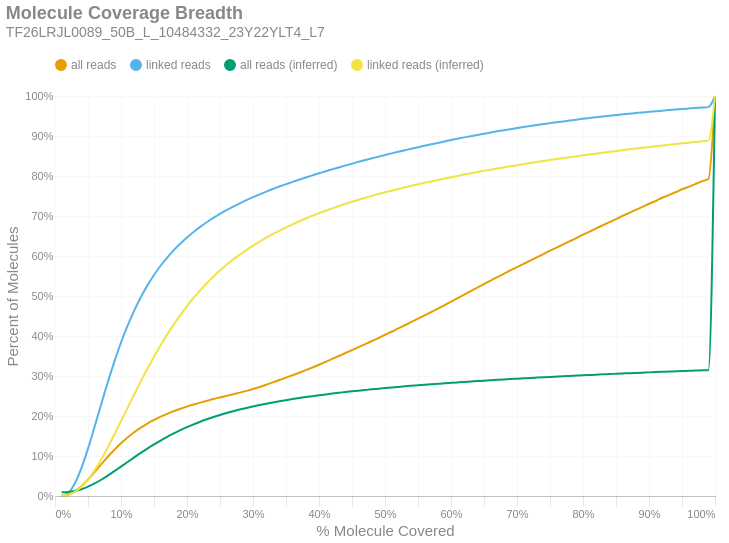

The notebook cell saved with this chart:
### Markdown cell above
### Molecule Read Coverage
This chart shows molecule coverage breadth as computed by the number of bases aligned to that molecule. In other words, "*how much of each unique long molecule is actually sequenced/aligned?*" Keep in mind there is a distinction between sequences and alignments, since some sequences belonging to a particular molecule may not align well and wouldn't appear in the alignment data. This chart also shows molecule coverage breadth as computed by the *inferred fragment* from which the aligned sequences originate. Unlike read coverage, this calculation takes into account the total insert size, including unsequenced gaps between the forward and reverse reads. Like the previous figures, these are cumulative percents.

### Code cell
if SKIPLR:
    print_html(f"Skipped")
else:
    binned_df = consolidated_hist(valids['coverage_bp'], mask, 0.01, True)
    binned_df_inf = consolidated_hist(valids['coverage_inserts'], mask, 0.01, True)
    binned_df = binned_df.with_columns(pl.lit(binned_df_inf['all reads (cumsum)']).alias('all reads (inferred)'))
    binned_df = binned_df.with_columns(pl.lit(binned_df_inf['linked reads (cumsum)']).alias('linked reads (inferred)'))
    binned_df = binned_df.with_columns(
        (pl.col('bin').cast(pl.Float64) + 0.01).alias('right_edge')
    )

    with SafeRender(binned_df):
        (
            density_plot(binned_df, 'Molecule Coverage Breadth', samplename, 'molcov', ['all reads (inferred)','linked reads (inferred)'])
            .encode(
                #x=alt.X('bin:Q', title="% Molecule Covered").axis(format = '%').scale(padding=0),
                x=alt.X('right_edge:Q', title="% Molecule Covered").axis(format='%').scale(padding=0),
                y=alt.Y('value:Q', title='Percent of Molecules')
                    .axis(format='%')
                    .stack(False)
                    .scale(domainMin=0, padding=0),
                color=alt.Color("key:N").scale(domain = ["all reads", "linked reads", "all reads (inferred)", "linked reads (inferred)"]),
                tooltip = [
                    alt.Tooltip("key:N", title = "Data Type"),
                    alt.Tooltip("range_label:N", title="% Molecule Covered"),
                    alt.Tooltip("value:Q", format = ".2%", title="% Molecules")
                ]
            )
        ).display()

### Figure 1 — Vega-Lite specification as saved in the notebook (floating-point values rounded to 4 significant figures)
{"width": "container", "height": 400, "config": {"title": {"anchor": "start", "dy": -15, "fontSize": 18, "color": "#888888", "subtitleColor": "#888888", "subtitleFontSize": 14}, "arc": {"fill": "#0072B2"}, "axis": {"domainColor": "#888888", "domainWidth": 0.5, "gridWidth": 0.2, "grid": false, "titleFontWeight": 400, "titleFontSize": 15, "labelFontSize": 11, "labelColor": "#888888", "tickColor": "#888888", "tickWidth": 0.2, "titleColor": "#888888"}, "axisBand": {"grid": false}, "axisX": {"grid": true, "tickSize": 10, "domainCap": "round"}, "axisY": {"domain": false, "grid": true, "tickSize": 0, "domainCap": "round"}, "background": "transparent", "header": {"labelFontSize": 15, "labelColor": "#888888", "titleFontSize": 15, "titleFontWeight": 600, "titleColor": "#888888"}, "legend": {"labelFont": "sans-serif", "labelFontSize": 12, "labelColor": "#888888", "symbolSize": 100, "symbolType": "circle", "titleFontSize": 12, "titlePadding": 10, "titleColor": "#888888", "title": null, "orient": "top"}, "range": {"category": ["#E69F00", "#56B4E9", "#009E73", "#F0E442", "#0072B2", "#D55E00", "#CC79A7", "#000000"], "diverging": ["#cfe8f3", "#a2d4ec", "#73bfe2", "#46abdb", "#1696d2", "#12719e"]}, "area": {"fill": "#0072B2", "fillOpacity": 0.7, "line": true, "strokeOpacity": 0.7}, "line": {"color": "#0072B2", "stroke": "#0072B2", "strokeWidth": 2}, "trail": {"color": "#0072B2", "stroke": "#0072B2", "strokeWidth": 0, "size": 1}, "point": {"filled": true, "fillOpacity": 1.0, "size": 95}, "text": {"color": "#888888", "fontSize": 11, "align": "right", "fontWeight": 400, "size": 11}, "bar": {"fill": "#0072B2", "stroke": null}, "view": {"stroke": null, "continuousWidth": 660, "continuousHeight": 400}}, "data": {"name": "data-02cca3d168b30701128956b3093923e0"}, "mark": {"type": "line", "interpolate": "monotone", "point": {"opacity": 0, "size": 275}}, "encoding": {"color": {"field": "key", "scale": {"domain": ["all reads", "linked reads", "all reads (inferred)", "linked reads (inferred)"]}, "type": "nominal"}, "tooltip": [{"field": "key", "title": "Data Type", "type": "nominal"}, {"field": "range_label", "title": "% Molecule Covered", "type": "nominal"}, {"field": "value", "format": ".2%", "title": "% Molecules", "type": "quantitative"}], "x": {"axis": {"format": "%"}, "field": "right_edge", "scale": {"padding": 0}, "title": "% Molecule Covered", "type": "quantitative"}, "y": {"axis": {"format": "%"}, "field": "value", "scale": {"domainMin": 0, "padding": 0}, "stack": false, "title": "Percent of Molecules", "type": "quantitative"}}, "params": [{"name": "param_c36ac31b6afebe62", "select": {"type": "point", "fields": ["key"]}, "bind": "legend"}], "title": {"text": "Molecule Coverage Breadth", "subtitle": "TF26LRJL0089_50B_L_10484332_23Y22YLT4_L7"}, "transform": [{"fold": ["all reads (cumsum)", "linked reads (cumsum)", "all reads (inferred)", "linked reads (inferred)"]}, {"calculate": "replace(datum.key, ' (cumsum)', '')", "as": "key"}, {"filter": {"param": "param_c36ac31b6afebe62"}}], "usermeta": {"embedOptions": {"downloadFileName": "TF26LRJL0089_50B_L_10484332_23Y22YLT4_L7.molcov"}}, "$schema": "https://vega.github.io/schema/vega-lite/v6.4.1.json", "datasets": {"data-02cca3d168b30701128956b3093923e0": [{"bin": "0.0", "interval": "0.0-0.01", "all reads": 0.0001654, "linked reads": 0.0003079, "all reads (cumsum)": 0.0001654, "linked reads (cumsum)": 0.0003079, "range_label": "0.0-0.01", "all reads (inferred)": 0.009491, "linked reads (inferred)": 0.001651, "right_edge": 0.01}, {"bin": "0.01", "interval": "0.01-0.02", "all reads": 0.002688, "linked reads": 0.007301, "all reads (cumsum)": 0.002853, "linked reads (cumsum)": 0.007609, "range_label": "0.01-0.02", "all reads (inferred)": 0.01022, "linked reads (inferred)": 0.003487, "right_edge": 0.02}, {"bin": "0.02", "interval": "0.02-0.03", "all reads": 0.008247, "linked reads": 0.02358, "all reads (cumsum)": 0.0111, "linked reads (cumsum)": 0.03119, "range_label": "0.02-0.03", "all reads (inferred)": 0.01262, "linked reads (inferred)": 0.01017, "right_edge": 0.03}, {"bin": "0.03", "interval": "0.03-0.04", "all reads": 0.01324, "linked reads": 0.03837, "all reads (cumsum)": 0.02434, "linked reads (cumsum)": 0.06955, "range_label": "0.03-0.04", "all reads (inferred)": 0.01703, "linked reads (inferred)": 0.02278, "right_edge": 0.04}, {"bin": "0.04", "interval": "0.04-0.05", "all reads": 0.01684, "linked reads": 0.049, "all reads (cumsum)": 0.04118, "linked reads (cumsum)": 0.1186, "range_label": "0.04-0.05", "all reads (inferred)": 0.02338, "linked reads (inferred)": 0.04095, "right_edge": 0.05}, {"bin": "0.05", "interval": "0.05-0.06", "all reads": 0.01881, "linked reads": 0.05482, "all reads (cumsum)": 0.05999, "linked reads (cumsum)": 0.1734, "range_label": "0.05-0.06", "all reads (inferred)": 0.03132, "linked reads (inferred)": 0.06396, "right_edge": 0.06}, {"bin": "0.06", "interval": "0.06-0.07", "all reads": 0.01914, "linked reads": 0.05586, "all reads (cumsum)": 0.07912, "linked reads (cumsum)": 0.2292, "range_label": "0.06-0.07", "all reads (inferred)": 0.04066, "linked reads (inferred)": 0.09112, "right_edge": 0.07}, {"bin": "0.07", "interval": "0.07-0.08", "all reads": 0.01901, "linked reads": 0.0555, "all reads (cumsum)": 0.09813, "linked reads (cumsum)": 0.2847, "range_label": "0.07-0.08", "all reads (inferred)": 0.05111, "linked reads (inferred)": 0.1215, "right_edge": 0.08}, {"bin": "0.08", "interval": "0.08-0.09", "all reads": 0.01757, "linked reads": 0.0513, "all reads (cumsum)": 0.1157, "linked reads (cumsum)": 0.336, "range_label": "0.08-0.09", "all reads (inferred)": 0.06212, "linked reads (inferred)": 0.1536, "right_edge": 0.09}, {"bin": "0.09", "interval": "0.09-0.1", "all reads": 0.01636, "linked reads": 0.04775, "all reads (cumsum)": 0.1321, "linked reads (cumsum)": 0.3838, "range_label": "0.09-0.1", "all reads (inferred)": 0.0736, "linked reads (inferred)": 0.1871, "right_edge": 0.1}, {"bin": "0.1", "interval": "0.1-0.11", "all reads": 0.01439, "linked reads": 0.04198, "all reads (cumsum)": 0.1464, "linked reads (cumsum)": 0.4258, "range_label": "0.1-0.11", "all reads (inferred)": 0.08501, "linked reads (inferred)": 0.2204, "right_edge": 0.11}, {"bin": "0.11", "interval": "0.11-0.12", "all reads": 0.01294, "linked reads": 0.03768, "all reads (cumsum)": 0.1594, "linked reads (cumsum)": 0.4634, "range_label": "0.11-0.12", "all reads (inferred)": 0.09639, "linked reads (inferred)": 0.2536, "right_edge": 0.12}, {"bin": "0.12", "interval": "0.12-0.13", "all reads": 0.01147, "linked reads": 0.03331, "all reads (cumsum)": 0.1709, "linked reads (cumsum)": 0.4968, "range_label": "0.12-0.13", "all reads (inferred)": 0.1077, "linked reads (inferred)": 0.2866, "right_edge": 0.13}, {"bin": "0.13", "interval": "0.13-0.14", "all reads": 0.01029, "linked reads": 0.02981, "all reads (cumsum)": 0.1812, "linked reads (cumsum)": 0.5266, "range_label": "0.13-0.14", "all reads (inferred)": 0.1184, "linked reads (inferred)": 0.318, "right_edge": 0.14}, {"bin": "0.14", "interval": "0.14-0.15", "all reads": 0.009051, "linked reads": 0.02607, "all reads (cumsum)": 0.1902, "linked reads (cumsum)": 0.5526, "range_label": "0.14-0.15", "all reads (inferred)": 0.1288, "linked reads (inferred)": 0.3483, "right_edge": 0.15}, {"bin": "0.15", "interval": "0.15-0.16", "all reads": 0.008052, "linked reads": 0.02305, "all reads (cumsum)": 0.1983, "linked reads (cumsum)": 0.5757, "range_label": "0.15-0.16", "all reads (inferred)": 0.1386, "linked reads (inferred)": 0.3768, "right_edge": 0.16}, {"bin": "0.16", "interval": "0.16-0.17", "all reads": 0.007222, "linked reads": 0.02048, "all reads (cumsum)": 0.2055, "linked reads (cumsum)": 0.5962, "range_label": "0.16-0.17", "all reads (inferred)": 0.1479, "linked reads (inferred)": 0.4041, "right_edge": 0.17}, {"bin": "0.17", "interval": "0.17-0.18", "all reads": 0.006571, "linked reads": 0.01848, "all reads (cumsum)": 0.2121, "linked reads (cumsum)": 0.6146, "range_label": "0.17-0.18", "all reads (inferred)": 0.1565, "linked reads (inferred)": 0.4291, "right_edge": 0.18}, {"bin": "0.18", "interval": "0.18-0.19", "all reads": 0.005944, "linked reads": 0.01653, "all reads (cumsum)": 0.218, "linked reads (cumsum)": 0.6312, "range_label": "0.18-0.19", "all reads (inferred)": 0.1645, "linked reads (inferred)": 0.4526, "right_edge": 0.19}, {"bin": "0.19", "interval": "0.19-0.2", "all reads": 0.005542, "linked reads": 0.01521, "all reads (cumsum)": 0.2235, "linked reads (cumsum)": 0.6464, "range_label": "0.19-0.2", "all reads (inferred)": 0.1722, "linked reads (inferred)": 0.4749, "right_edge": 0.2}, {"bin": "0.2", "interval": "0.2-0.21", "all reads": 0.005063, "linked reads": 0.01375, "all reads (cumsum)": 0.2286, "linked reads (cumsum)": 0.6601, "range_label": "0.2-0.21", "all reads (inferred)": 0.1791, "linked reads (inferred)": 0.4952, "right_edge": 0.21}, {"bin": "0.21", "interval": "0.21-0.22", "all reads": 0.004748, "linked reads": 0.01263, "all reads (cumsum)": 0.2333, "linked reads (cumsum)": 0.6728, "range_label": "0.21-0.22", "all reads (inferred)": 0.1856, "linked reads (inferred)": 0.5141, "right_edge": 0.22}, {"bin": "0.22", "interval": "0.22-0.23", "all reads": 0.004537, "linked reads": 0.0117, "all reads (cumsum)": 0.2379, "linked reads (cumsum)": 0.6845, "range_label": "0.22-0.23", "all reads (inferred)": 0.1917, "linked reads (inferred)": 0.5319, "right_edge": 0.23}, {"bin": "0.23", "interval": "0.23-0.24", "all reads": 0.00445, "linked reads": 0.01107, "all reads (cumsum)": 0.2423, "linked reads (cumsum)": 0.6955, "range_label": "0.23-0.24", "all reads (inferred)": 0.1974, "linked reads (inferred)": 0.5484, "right_edge": 0.24}, {"bin": "0.24", "interval": "0.24-0.25", "all reads": 0.004098, "linked reads": 0.009903, "all reads (cumsum)": 0.2464, "linked reads (cumsum)": 0.7054, "range_label": "0.24-0.25", "all reads (inferred)": 0.2026, "linked reads (inferred)": 0.5638, "right_edge": 0.25}, {"bin": "0.25", "interval": "0.25-0.26", "all reads": 0.003944, "linked reads": 0.009316, "all reads (cumsum)": 0.2504, "linked reads (cumsum)": 0.7147, "range_label": "0.25-0.26", "all reads (inferred)": 0.2075, "linked reads (inferred)": 0.5779, "right_edge": 0.26}, {"bin": "0.26", "interval": "0.26-0.27", "all reads": 0.003962, "linked reads": 0.008761, "all reads (cumsum)": 0.2543, "linked reads (cumsum)": 0.7235, "range_label": "0.26-0.27", "all reads (inferred)": 0.212, "linked reads (inferred)": 0.5911, "right_edge": 0.27}, {"bin": "0.27", "interval": "0.27-0.28", "all reads": 0.004146, "linked reads": 0.008261, "all reads (cumsum)": 0.2585, "linked reads (cumsum)": 0.7318, "range_label": "0.27-0.28", "all reads (inferred)": 0.2162, "linked reads (inferred)": 0.6033, "right_edge": 0.28}, {"bin": "0.28", "interval": "0.28-0.29", "all reads": 0.004374, "linked reads": 0.007797, "all reads (cumsum)": 0.2629, "linked reads (cumsum)": 0.7396, "range_label": "0.28-0.29", "all reads (inferred)": 0.2202, "linked reads (inferred)": 0.6149, "right_edge": 0.29}, {"bin": "0.29", "interval": "0.29-0.3", "all reads": 0.004708, "linked reads": 0.007505, "all reads (cumsum)": 0.2676, "linked reads (cumsum)": 0.7471, "range_label": "0.29-0.3", "all reads (inferred)": 0.2239, "linked reads (inferred)": 0.6257, "right_edge": 0.3}, {"bin": "0.3", "interval": "0.3-0.31", "all reads": 0.005082, "linked reads": 0.006974, "all reads (cumsum)": 0.2726, "linked reads (cumsum)": 0.754, "range_label": "0.3-0.31", "all reads (inferred)": 0.2274, "linked reads (inferred)": 0.6361, "right_edge": 0.31}, {"bin": "0.31", "interval": "0.31-0.32", "all reads": 0.005559, "linked reads": 0.006931, "all reads (cumsum)": 0.2782, "linked reads (cumsum)": 0.761, "range_label": "0.31-0.32", "all reads (inferred)": 0.2308, "linked reads (inferred)": 0.6458, "right_edge": 0.32}, {"bin": "0.32", "interval": "0.32-0.33", "all reads": 0.005952, "linked reads": 0.006652, "all reads (cumsum)": 0.2842, "linked reads (cumsum)": 0.7676, "range_label": "0.32-0.33", "all reads (inferred)": 0.2338, "linked reads (inferred)": 0.6547, "right_edge": 0.33}, {"bin": "0.33", "interval": "0.33-0.34", "all reads": 0.005801, "linked reads": 0.006083, "all reads (cumsum)": 0.29, "linked reads (cumsum)": 0.7737, "range_label": "0.33-0.34", "all reads (inferred)": 0.2367, "linked reads (inferred)": 0.6632, "right_edge": 0.34}, {"bin": "0.34", "interval": "0.34-0.35", "all reads": 0.006003, "linked reads": 0.005919, "all reads (cumsum)": 0.296, "linked reads (cumsum)": 0.7796, "range_label": "0.34-0.35", "all reads (inferred)": 0.2396, "linked reads (inferred)": 0.6715, "right_edge": 0.35}, {"bin": "0.35", "interval": "0.35-0.36", "all reads": 0.006061, "linked reads": 0.005759, "all reads (cumsum)": 0.302, "linked reads (cumsum)": 0.7854, "range_label": "0.35-0.36", "all reads (inferred)": 0.2423, "linked reads (inferred)": 0.6792, "right_edge": 0.36}, {"bin": "0.36", "interval": "0.36-0.37", "all reads": 0.006247, "linked reads": 0.005403, "all reads (cumsum)": 0.3083, "linked reads (cumsum)": 0.7908, "range_label": "0.36-0.37", "all reads (inferred)": 0.2449, "linked reads (inferred)": 0.6868, "right_edge": 0.37}, {"bin": "0.37", "interval": "0.37-0.38", "all reads": 0.006343, "linked reads": 0.00548, "all reads (cumsum)": 0.3146, "linked reads (cumsum)": 0.7963, "range_label": "0.37-0.38", "all reads (inferred)": 0.2473, "linked reads (inferred)": 0.6938, "right_edge": 0.38}, {"bin": "0.38", "interval": "0.38-0.39", "all reads": 0.006573, "linked reads": 0.00525, "all reads (cumsum)": 0.3212, "linked reads (cumsum)": 0.8015, "range_label": "0.38-0.39", "all reads (inferred)": 0.2496, "linked reads (inferred)": 0.7007, "right_edge": 0.39}, {"bin": "0.39", "interval": "0.39-0.4", "all reads": 0.006908, "linked reads": 0.005327, "all reads (cumsum)": 0.3281, "linked reads (cumsum)": 0.8068, "range_label": "0.39-0.4", "all reads (inferred)": 0.2518, "linked reads (inferred)": 0.7071, "right_edge": 0.4}, {"bin": "0.4", "interval": "0.4-0.41", "all reads": 0.007103, "linked reads": 0.004955, "all reads (cumsum)": 0.3352, "linked reads (cumsum)": 0.8118, "range_label": "0.4-0.41", "all reads (inferred)": 0.2539, "linked reads (inferred)": 0.7131, "right_edge": 0.41}, {"bin": "0.41", "interval": "0.41-0.42", "all reads": 0.007481, "linked reads": 0.004836, "all reads (cumsum)": 0.3427, "linked reads (cumsum)": 0.8166, "range_label": "0.41-0.42", "all reads (inferred)": 0.256, "linked reads (inferred)": 0.7192, "right_edge": 0.42}, {"bin": "0.42", "interval": "0.42-0.43", "all reads": 0.007414, "linked reads": 0.004811, "all reads (cumsum)": 0.3501, "linked reads (cumsum)": 0.8215, "range_label": "0.42-0.43", "all reads (inferred)": 0.258, "linked reads (inferred)": 0.7249, "right_edge": 0.43}, {"bin": "0.43", "interval": "0.43-0.44", "all reads": 0.00733, "linked reads": 0.004636, "all reads (cumsum)": 0.3574, "linked reads (cumsum)": 0.8261, "range_label": "0.43-0.44", "all reads (inferred)": 0.2599, "linked reads (inferred)": 0.7305, "right_edge": 0.44}, {"bin": "0.44", "interval": "0.44-0.45", "all reads": 0.007369, "linked reads": 0.004628, "all reads (cumsum)": 0.3648, "linked reads (cumsum)": 0.8307, "range_label": "0.44-0.45", "all reads (inferred)": 0.2616, "linked reads (inferred)": 0.7355, "right_edge": 0.45}, {"bin": "0.45", "interval": "0.45-0.46", "all reads": 0.007401, "linked reads": 0.004736, "all reads (cumsum)": 0.3722, "linked reads (cumsum)": 0.8354, "range_label": "0.45-0.46", "all reads (inferred)": 0.2634, "linked reads (inferred)": 0.7406, "right_edge": 0.46}, {"bin": "0.46", "interval": "0.46-0.47", "all reads": 0.007453, "linked reads": 0.004555, "all reads (cumsum)": 0.3796, "linked reads (cumsum)": 0.84, "range_label": "0.46-0.47", "all reads (inferred)": 0.2651, "linked reads (inferred)": 0.7455, "right_edge": 0.47}, {"bin": "0.47", "interval": "0.47-0.48", "all reads": 0.007546, "linked reads": 0.004201, "all reads (cumsum)": 0.3872, "linked reads (cumsum)": 0.8442, "range_label": "0.47-0.48", "all reads (inferred)": 0.2667, "linked reads (inferred)": 0.7503, "right_edge": 0.48}, {"bin": "0.48", "interval": "0.48-0.49", "all reads": 0.007494, "linked reads": 0.004114, "all reads (cumsum)": 0.3947, "linked reads (cumsum)": 0.8483, "range_label": "0.48-0.49", "all reads (inferred)": 0.2683, "linked reads (inferred)": 0.7548, "right_edge": 0.49}, {"bin": "0.49", "interval": "0.49-0.5", "all reads": 0.008433, "linked reads": 0.004312, "all reads (cumsum)": 0.4031, "linked reads (cumsum)": 0.8526, "range_label": "0.49-0.5", "all reads (inferred)": 0.2698, "linked reads (inferred)": 0.7593, "right_edge": 0.5}, {"bin": "0.5", "interval": "0.5-0.51", "all reads": 0.007522, "linked reads": 0.003968, "all reads (cumsum)": 0.4106, "linked reads (cumsum)": 0.8566, "range_label": "0.5-0.51", "all reads (inferred)": 0.2712, "linked reads (inferred)": 0.7634, "right_edge": 0.51}, {"bin": "0.51", "interval": "0.51-0.52", "all reads": 0.008228, "linked reads": 0.003924, "all reads (cumsum)": 0.4189, "linked reads (cumsum)": 0.8605, "range_label": "0.51-0.52", "all reads (inferred)": 0.2727, "linked reads (inferred)": 0.7675, "right_edge": 0.52}, {"bin": "0.52", "interval": "0.52-0.53", "all reads": 0.008008, "linked reads": 0.003856, "all reads (cumsum)": 0.4269, "linked reads (cumsum)": 0.8644, "range_label": "0.52-0.53", "all reads (inferred)": 0.2741, "linked reads (inferred)": 0.7717, "right_edge": 0.53}, {"bin": "0.53", "interval": "0.53-0.54", "all reads": 0.008241, "linked reads": 0.003847, "all reads (cumsum)": 0.4351, "linked reads (cumsum)": 0.8682, "range_label": "0.53-0.54", "all reads (inferred)": 0.2755, "linked reads (inferred)": 0.7756, "right_edge": 0.54}, {"bin": "0.54", "interval": "0.54-0.55", "all reads": 0.008128, "linked reads": 0.003799, "all reads (cumsum)": 0.4432, "linked reads (cumsum)": 0.872, "range_label": "0.54-0.55", "all reads (inferred)": 0.2768, "linked reads (inferred)": 0.7794, "right_edge": 0.55}, {"bin": "0.55", "interval": "0.55-0.56", "all reads": 0.008469, "linked reads": 0.003712, "all reads (cumsum)": 0.4517, "linked reads (cumsum)": 0.8757, "range_label": "0.55-0.56", "all reads (inferred)": 0.278, "linked reads (inferred)": 0.783, "right_edge": 0.56}, {"bin": "0.56", "interval": "0.56-0.57", "all reads": 0.008272, "linked reads": 0.003483, "all reads (cumsum)": 0.46, "linked reads (cumsum)": 0.8792, "range_label": "0.56-0.57", "all reads (inferred)": 0.2792, "linked reads (inferred)": 0.7865, "right_edge": 0.57}, {"bin": "0.57", "interval": "0.57-0.58", "all reads": 0.008264, "linked reads": 0.003498, "all reads (cumsum)": 0.4682, "linked reads (cumsum)": 0.8827, "range_label": "0.57-0.58", "all reads (inferred)": 0.2805, "linked reads (inferred)": 0.79, "right_edge": 0.58}, {"bin": "0.58", "interval": "0.58-0.59", "all reads": 0.008557, "linked reads": 0.003581, "all reads (cumsum)": 0.4768, "linked reads (cumsum)": 0.8863, "range_label": "0.58-0.59", "all reads (inferred)": 0.2817, "linked reads (inferred)": 0.7936, "right_edge": 0.59}, {"bin": "0.59", "interval": "0.59-0.6", "all reads": 0.008937, "linked reads": 0.003523, "all reads (cumsum)": 0.4857, "linked reads (cumsum)": 0.8898, "range_label": "0.59-0.6", "all reads (inferred)": 0.2829, "linked reads (inferred)": 0.797, "right_edge": 0.6}, {"bin": "0.6", "interval": "0.6-0.61", "all reads": 0.008668, "linked reads": 0.003362, "all reads (cumsum)": 0.4944, "linked reads (cumsum)": 0.8932, "range_label": "0.6-0.61", "all reads (inferred)": 0.284, "linked reads (inferred)": 0.8003, "right_edge": 0.61}, {"bin": "0.61", "interval": "0.61-0.62", "all reads": 0.00911, "linked reads": 0.003337, "all reads (cumsum)": 0.5035, "linked reads (cumsum)": 0.8965, "range_label": "0.61-0.62", "all reads (inferred)": 0.2852, "linked reads (inferred)": 0.8036, "right_edge": 0.62}, {"bin": "0.62", "interval": "0.62-0.63", "all reads": 0.008757, "linked reads": 0.003065, "all reads (cumsum)": 0.5123, "linked reads (cumsum)": 0.8996, "range_label": "0.62-0.63", "all reads (inferred)": 0.2862, "linked reads (inferred)": 0.8067, "right_edge": 0.63}, {"bin": "0.63", "interval": "0.63-0.64", "all reads": 0.008806, "linked reads": 0.003119, "all reads (cumsum)": 0.5211, "linked reads (cumsum)": 0.9027, "range_label": "0.63-0.64", "all reads (inferred)": 0.2873, "linked reads (inferred)": 0.8098, "right_edge": 0.64}, {"bin": "0.64", "interval": "0.64-0.65", "all reads": 0.008523, "linked reads": 0.002937, "all reads (cumsum)": 0.5296, "linked reads (cumsum)": 0.9056, "range_label": "0.64-0.65", "all reads (inferred)": 0.2884, "linked reads (inferred)": 0.8129, "right_edge": 0.65}, {"bin": "0.65", "interval": "0.65-0.66", "all reads": 0.008928, "linked reads": 0.00306, "all reads (cumsum)": 0.5385, "linked reads (cumsum)": 0.9087, "range_label": "0.65-0.66", "all reads (inferred)": 0.2894, "linked reads (inferred)": 0.8157, "right_edge": 0.66}, {"bin": "0.66", "interval": "0.66-0.67", "all reads": 0.008426, "linked reads": 0.002908, "all reads (cumsum)": 0.547, "linked reads (cumsum)": 0.9116, "range_label": "0.66-0.67", "all reads (inferred)": 0.2903, "linked reads (inferred)": 0.8185, "right_edge": 0.67}, {"bin": "0.67", "interval": "0.67-0.68", "all reads": 0.008471, "linked reads": 0.002704, "all reads (cumsum)": 0.5554, "linked reads (cumsum)": 0.9143, "range_label": "0.67-0.68", "all reads (inferred)": 0.2913, "linked reads (inferred)": 0.8214, "right_edge": 0.68}, {"bin": "0.68", "interval": "0.68-0.69", "all reads": 0.008451, "linked reads": 0.002684, "all reads (cumsum)": 0.5639, "linked reads (cumsum)": 0.917, "range_label": "0.68-0.69", "all reads (inferred)": 0.2923, "linked reads (inferred)": 0.8242, "right_edge": 0.69}, {"bin": "0.69", "interval": "0.69-0.7", "all reads": 0.008379, "linked reads": 0.002729, "all reads (cumsum)": 0.5723, "linked reads (cumsum)": 0.9197, "range_label": "0.69-0.7", "all reads (inferred)": 0.2932, "linked reads (inferred)": 0.8269, "right_edge": 0.7}, {"bin": "0.7", "interval": "0.7-0.71", "all reads": 0.008079, "linked reads": 0.002661, "all reads (cumsum)": 0.5803, "linked reads (cumsum)": 0.9224, "range_label": "0.7-0.71", "all reads (inferred)": 0.2942, "linked reads (inferred)": 0.8296, "right_edge": 0.71}, {"bin": "0.71", "interval": "0.71-0.72", "all reads": 0.00813, "linked reads": 0.002611, "all reads (cumsum)": 0.5885, "linked reads (cumsum)": 0.925, "range_label": "0.71-0.72", "all reads (inferred)": 0.2951, "linked reads (inferred)": 0.8323, "right_edge": 0.72}, {"bin": "0.72", "interval": "0.72-0.73", "all reads": 0.008304, "linked reads": 0.00244, "all reads (cumsum)": 0.5968, "linked reads (cumsum)": 0.9274, "range_label": "0.72-0.73", "all reads (inferred)": 0.296, "linked reads (inferred)": 0.8349, "right_edge": 0.73}, {"bin": "0.73", "interval": "0.73-0.74", "all reads": 0.007999, "linked reads": 0.002278, "all reads (cumsum)": 0.6048, "linked reads (cumsum)": 0.9297, "range_label": "0.73-0.74", "all reads (inferred)": 0.2969, "linked reads (inferred)": 0.8374, "right_edge": 0.74}, {"bin": "0.74", "interval": "0.74-0.75", "all reads": 0.008443, "linked reads": 0.002469, "all reads (cumsum)": 0.6132, "linked reads (cumsum)": 0.9322, "range_label": "0.74-0.75", "all reads (inferred)": 0.2978, "linked reads (inferred)": 0.8399, "right_edge": 0.75}, {"bin": "0.75", "interval": "0.75-0.76", "all reads": 0.007868, "linked reads": 0.002169, "all reads (cumsum)": 0.6211, "linked reads (cumsum)": 0.9344, "range_label": "0.75-0.76", "all reads (inferred)": 0.2986, "linked reads (inferred)": 0.8423, "right_edge": 0.76}, {"bin": "0.76", "interval": "0.76-0.77", "all reads": 0.008022, "linked reads": 0.002169, "all reads (cumsum)": 0.6291, "linked reads (cumsum)": 0.9365, "range_label": "0.76-0.77", "all reads (inferred)": 0.2994, "linked reads (inferred)": 0.8446, "right_edge": 0.77}, {"bin": "0.77", "interval": "0.77-0.78", "all reads": 0.007842, "linked reads": 0.00214, "all reads (cumsum)": 0.637, "linked reads (cumsum)": 0.9387, "range_label": "0.77-0.78", "all reads (inferred)": 0.3002, "linked reads (inferred)": 0.847, "right_edge": 0.78}, {"bin": "0.78", "interval": "0.78-0.79", "all reads": 0.00796, "linked reads": 0.00213, "all reads (cumsum)": 0.6449, "linked reads (cumsum)": 0.9408, "range_label": "0.78-0.79", "all reads (inferred)": 0.301, "linked reads (inferred)": 0.8493, "right_edge": 0.79}, {"bin": "0.79", "interval": "0.79-0.8", "all reads": 0.008426, "linked reads": 0.002174, "all reads (cumsum)": 0.6533, "linked reads (cumsum)": 0.943, "range_label": "0.79-0.8", "all reads (inferred)": 0.3018, "linked reads (inferred)": 0.8516, "right_edge": 0.8}, {"bin": "0.8", "interval": "0.8-0.81", "all reads": 0.007657, "linked reads": 0.001984, "all reads (cumsum)": 0.661, "linked reads (cumsum)": 0.945, "range_label": "0.8-0.81", "all reads (inferred)": 0.3026, "linked reads (inferred)": 0.8538, "right_edge": 0.81}, {"bin": "0.81", "interval": "0.81-0.82", "all reads": 0.007886, "linked reads": 0.001953, "all reads (cumsum)": 0.6689, "linked reads (cumsum)": 0.9469, "range_label": "0.81-0.82", "all reads (inferred)": 0.3034, "linked reads (inferred)": 0.856, "right_edge": 0.82}, {"bin": "0.82", "interval": "0.82-0.83", "all reads": 0.008008, "linked reads": 0.001824, "all reads (cumsum)": 0.6769, "linked reads (cumsum)": 0.9487, "range_label": "0.82-0.83", "all reads (inferred)": 0.3041, "linked reads (inferred)": 0.8583, "right_edge": 0.83}, {"bin": "0.83", "interval": "0.83-0.84", "all reads": 0.007781, "linked reads": 0.001865, "all reads (cumsum)": 0.6847, "linked reads (cumsum)": 0.9506, "range_label": "0.83-0.84", "all reads (inferred)": 0.3049, "linked reads (inferred)": 0.8604, "right_edge": 0.84}, {"bin": "0.84", "interval": "0.84-0.85", "all reads": 0.007731, "linked reads": 0.001755, "all reads (cumsum)": 0.6924, "linked reads (cumsum)": 0.9524, "range_label": "0.84-0.85", "all reads (inferred)": 0.3056, "linked reads (inferred)": 0.8625, "right_edge": 0.85}, {"bin": "0.85", "interval": "0.85-0.86", "all reads": 0.00784, "linked reads": 0.00173, "all reads (cumsum)": 0.7002, "linked reads (cumsum)": 0.9541, "range_label": "0.85-0.86", "all reads (inferred)": 0.3063, "linked reads (inferred)": 0.8646, "right_edge": 0.86}, {"bin": "0.86", "interval": "0.86-0.87", "all reads": 0.007517, "linked reads": 0.001643, "all reads (cumsum)": 0.7078, "linked reads (cumsum)": 0.9557, "range_label": "0.86-0.87", "all reads (inferred)": 0.3071, "linked reads (inferred)": 0.8667, "right_edge": 0.87}, {"bin": "0.87", "interval": "0.87-0.88", "all reads": 0.007685, "linked reads": 0.001545, "all reads (cumsum)": 0.7154, "linked reads (cumsum)": 0.9573, "range_label": "0.87-0.88", "all reads (inferred)": 0.3078, "linked reads (inferred)": 0.8687, "right_edge": 0.88}, {"bin": "0.88", "interval": "0.88-0.89", "all reads": 0.007444, "linked reads": 0.001528, "all reads (cumsum)": 0.7229, "linked reads (cumsum)": 0.9588, "range_label": "0.88-0.89", "all reads (inferred)": 0.3084, "linked reads (inferred)": 0.8706, "right_edge": 0.89}, {"bin": "0.89", "interval": "0.89-0.9", "all reads": 0.007648, "linked reads": 0.00163, "all reads (cumsum)": 0.7305, "linked reads (cumsum)": 0.9604, "range_label": "0.89-0.9", "all reads (inferred)": 0.3091, "linked reads (inferred)": 0.8725, "right_edge": 0.9}, {"bin": "0.9", "interval": "0.9-0.91", "all reads": 0.006973, "linked reads": 0.001443, "all reads (cumsum)": 0.7375, "linked reads (cumsum)": 0.9619, "range_label": "0.9-0.91", "all reads (inferred)": 0.3097, "linked reads (inferred)": 0.8744, "right_edge": 0.91}, {"bin": "0.91", "interval": "0.91-0.92", "all reads": 0.008084, "linked reads": 0.001432, "all reads (cumsum)": 0.7456, "linked reads (cumsum)": 0.9633, "range_label": "0.91-0.92", "all reads (inferred)": 0.3104, "linked reads (inferred)": 0.8762, "right_edge": 0.92}, {"bin": "0.92", "interval": "0.92-0.93", "all reads": 0.006573, "linked reads": 0.001403, "all reads (cumsum)": 0.7522, "linked reads (cumsum)": 0.9647, "range_label": "0.92-0.93", "all reads (inferred)": 0.311, "linked reads (inferred)": 0.878, "right_edge": 0.93}, {"bin": "0.93", "interval": "0.93-0.94", "all reads": 0.007134, "linked reads": 0.001368, "all reads (cumsum)": 0.7593, "linked reads (cumsum)": 0.9661, "range_label": "0.93-0.94", "all reads (inferred)": 0.3116, "linked reads (inferred)": 0.8798, "right_edge": 0.94}, {"bin": "0.94", "interval": "0.94-0.95", "all reads": 0.007498, "linked reads": 0.001412, "all reads (cumsum)": 0.7668, "linked reads (cumsum)": 0.9675, "range_label": "0.94-0.95", "all reads (inferred)": 0.3123, "linked reads (inferred)": 0.8817, "right_edge": 0.95}, {"bin": "0.95", "interval": "0.95-0.96", "all reads": 0.006121, "linked reads": 0.001237, "all reads (cumsum)": 0.7729, "linked reads (cumsum)": 0.9687, "range_label": "0.95-0.96", "all reads (inferred)": 0.3129, "linked reads (inferred)": 0.8834, "right_edge": 0.96}, {"bin": "0.96", "interval": "0.96-0.97", "all reads": 0.006932, "linked reads": 0.001241, "all reads (cumsum)": 0.7798, "linked reads (cumsum)": 0.97, "range_label": "0.96-0.97", "all reads (inferred)": 0.3135, "linked reads (inferred)": 0.8852, "right_edge": 0.97}, {"bin": "0.97", "interval": "0.97-0.98", "all reads": 0.006844, "linked reads": 0.00108, "all reads (cumsum)": 0.7867, "linked reads (cumsum)": 0.971, "range_label": "0.97-0.98", "all reads (inferred)": 0.3141, "linked reads (inferred)": 0.8868, "right_edge": 0.98}, {"bin": "0.98", "interval": "0.98-0.99", "all reads": 0.005779, "linked reads": 0.001135, "all reads (cumsum)": 0.7925, "linked reads (cumsum)": 0.9722, "range_label": "0.98-0.99", "all reads (inferred)": 0.3146, "linked reads (inferred)": 0.8884, "right_edge": 0.99}, {"bin": "0.99", "interval": "0.99-1.0", "all reads": 0.2075, "linked reads": 0.02782, "all reads (cumsum)": 1.0, "linked reads (cumsum)": 1.0, "range_label": "0.99-1.0", "all reads (inferred)": 1.0, "linked reads (inferred)": 1.0, "right_edge": 1.0}]}}
